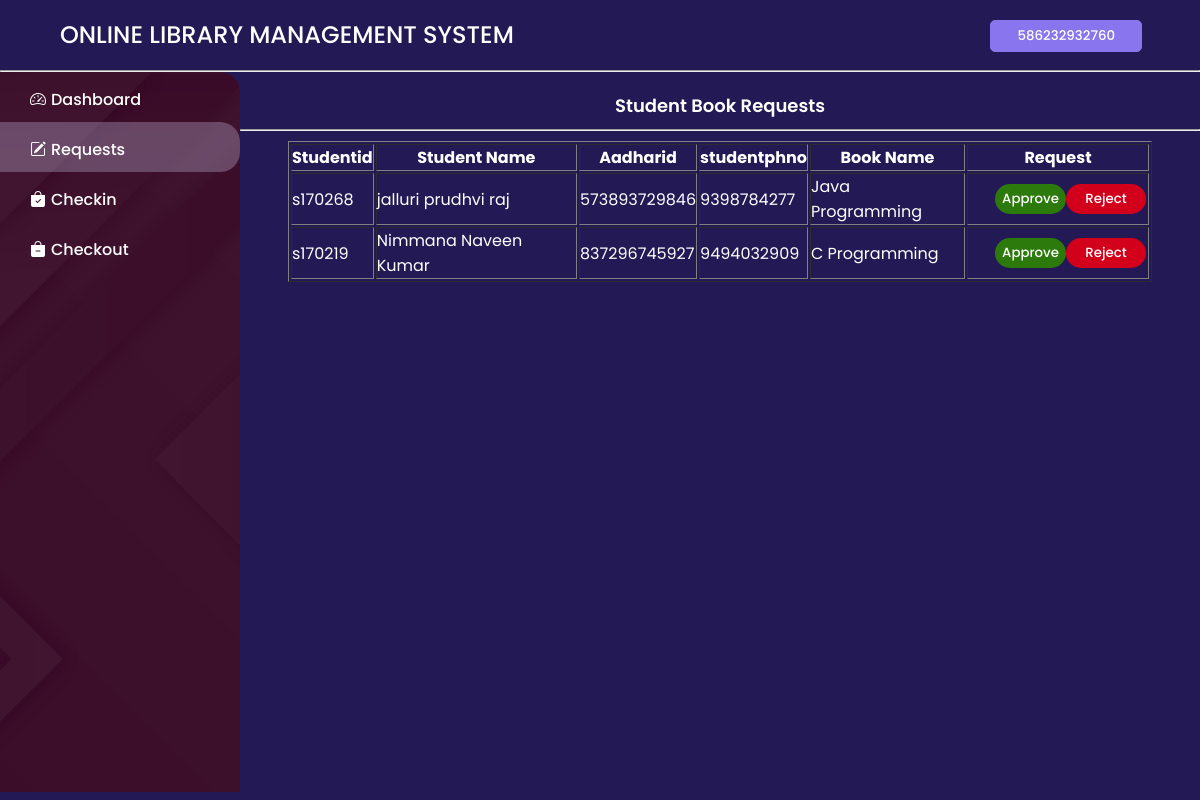
The app's page /admin-bookrequests.php (signed in) with its own data.
### tables this page shows
CREATE TABLE `bookapply` (
  `id` int(255) NOT NULL,
  `studentid` varchar(2000) NOT NULL,
  `studentname` varchar(2000) NOT NULL,
  `aadharid` bigint(255) NOT NULL,
  `studentphno` bigint(255) NOT NULL,
  `selectthebook` varchar(2000) NOT NULL,
  `status` varchar(255) NOT NULL
);

### admin-bookrequests.php (the view, shortened to what this page needs)
<?php
include("connect.php");
?>
<!DOCTYPE html>
<html lang="en">
  <head>
    <link rel="stylesheet" href="styles.css?v=<?php echo time();?>" />
    <link rel="stylesheet" href="https://cdn.jsdelivr.net/npm/bootstrap-icons@1.9.1/font/bootstrap-icons.css">
  </head>
  <body>
    <div class="container">
      <header>
        <div class="logo">
          <a href="index.html">ONLINE LIBRARY MANAGEMENT SYSTEM</a>
        </div>
        <div class="user-profile">
          <?php
          if(isset($_SESSION["aadharid"])){
            ?>
            <button onclick="over('user-logout')" class="user-log"><?php echo $_SESSION["aadharid"];?></button>
            <?php
}
?>
          <ul>
          </ul>
        </div>
    </header>
    </div>
  <hr>
  <div class="user-banner">
    <div class="user-banner-left">
        <div class="user-banner-data">
        <a href="admin.php" class="user-banner-icon-data"><i class="bi bi-speedometer2 icon"></i>Dashboard</a>
          <a href="admin-bookrequests.php" class="user-banner-icon-data requests"><i class="bi bi-pencil-square icon"></i>Requests</a>
          <a href="checkin.php" class="user-banner-icon-data"><i class="bi bi-bag-check-fill icon"></i>Checkin</a>
          <a href="checkout.php" class="user-banner-icon-data"><i class="bi bi-bag-dash-fill icon"></i>Checkout</a>
        </div>
    </div>
    <div class="user-banner-right">
      <div class="user-banner-right-data">
        <h2>Student Book Requests</h2>
      </div>
      <hr class="hr">
      <div class="searchbooks">
<table align="center" border="1px">
          <tr>
            <th>Studentid</th>
            <th>Student Name</th>
            <th>Aadharid</th>
            <th>studentphno</th>
            <th>Book Name</th>
            <th>Request</th>
          </tr>
          <?php
          $query2 = "SELECT * FROM `bookapply` WHERE `status`='' ";
          $result2 = mysqli_query($conn,$query2);
          if (mysqli_num_rows($result2)) {
          while($rowss=mysqli_fetch_array($result2)){
                  if($rowss['status']==''){
                        ?>
                        <td><?php echo $rowss['studentid']; ?></td>
                                    <td><?php echo $rowss['studentname']; ?></td>
                                    <td><?php echo $rowss['aadharid']; ?></td>
                                    <td><?php echo $rowss['studentphno']; ?></td>
                                    <td><?php echo $rowss['selectthebook']; ?></td>
                        <td>
                          <div class="apre">
                          <a href="approve.php?id=<?php echo $rowss['id']?>"><button class="Approve" type="submit" name='submit1' value="<?php $rowss['id']?>" >Approve</button></a>
                        <a href="reject.php?id=<?php echo $rowss['id']?>"><button class="Reject" type="submit" name ='submit2' value="<?php $rowss['id']?>">  Reject</button></a>
                      </div>
                      </td>
                        <?php
                      }
                        ?>
<?php
          }
          }
      else{
      }
          ?>
          </table>
      </div>
    </div>
    </div>
  </body>
</html>

### styles.css (style rules this page uses)
* { padding: 0px; margin: 0px; }
body { background-color: #231955; }
.container { width: 90%; align-items: center; margin: auto; }
header { height: 70px; width: 100%; display: flex; justify-content: space-between; }
.logo { color: white; font-size: x-large; line-height: 70px; font-weight: 600; font-family: "Poppins", sans-serif; width: 50%; }
a { font-weight: 500; font-family: "poppins"; text-decoration: none; color: white; }
ul { list-style-type: none; display: flex; }
.user-profile { line-height: 70px; color: white; }
h2 { font-family: "poppins"; font-size: 15px; color: #231955; text-align: center; font-weight: 300; }
.user-banner-left, .admin-banner-left { border-start-end-radius: 20px; height: 90vh; width: 20%; background-color: #411530; background-image: url("images/s1.jpg"); background-size: cover; background-blend-mode: color-burn; background-position: center; }
.icon { margin-right: 5px; }
.user-banner-data, .admin-banner-data { display: flex; flex-direction: column; }
.user-banner-icon-data, .admin-banner-icon-data { color: white; padding-top: 15px; padding-bottom: 10px; padding-left: 30px; }
.user-log { color: white; border: 1px solid #8976ee; padding: 5px 10px 5px 10px; background-color: #8976ee; border-radius: 5px; margin-right: 30px; }
.user-banner-right, .admin-banner-right { width: 80%; position: relative; z-index: 0; }
.user-banner, .admin-banner { width: 100%; display: flex; }
.user-banner-right-data h2 { color: white; font-family: "poppins"; font-size: large; font-weight: 600; padding-top: 20px; }
.searchbooks { display: flex; justify-content: center; margin-top: 10px; }
.user-banner-right { height: 90vh; width: 80%; }

### admin-bookrequests.php (style rules this page uses)
.requests { background-color: #c8c3e450; border-start-end-radius: 20px; border-end-end-radius: 20px; }
.user-profile { line-height: 70px; color: white; }
.hr { margin-top: 10px; }
.apre { display: flex; padding-left: 25px; }
.Approve { background-color: #2B7A0B; color: white; }
.Reject { width: 80px; background-color: #D2001A; color: white; }
button { width: 100%; padding: 5px; margin: 2px; font-family: 'poppins'; border: transparent; border-radius: 20px; font-weight: 500; cursor: pointer; }
table { width: 90%; color:white; font-family: 'poppins'; }

### records on screen
bookapply: studentid "s170268", studentname "jalluri prudhvi raj", aadharid "573893729846", studentphno "9398784277", selectthebook "Java Programming"
bookapply: studentid "s170219", studentname "Nimmana Naveen Kumar", aadharid "837296745927", studentphno "9494032909", selectthebook "C Programming"

### other values on screen
$_SESSION["aadharid"] "586232932760"
